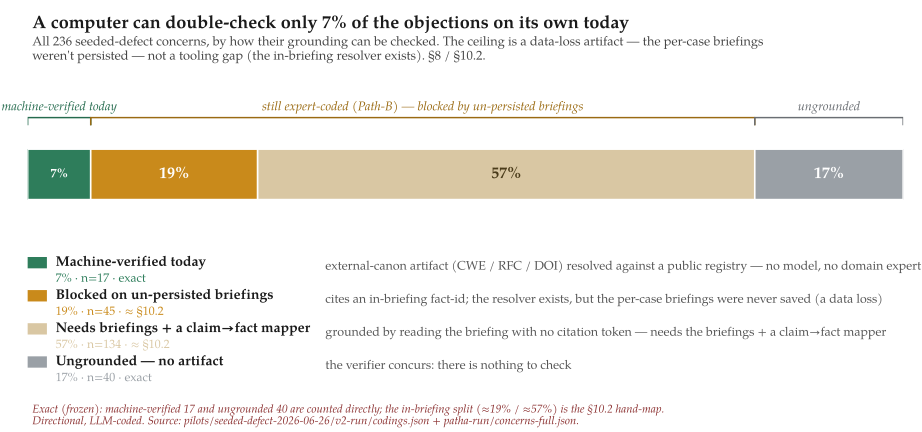

Generate this figure with Python:
#!/usr/bin/env python3
"""
fig3-verifier-ceiling.py — Figure 3 of the V2 governance preprint.

THE VERIFIER'S CEILING. A part-to-whole bar of all 236 seeded-defect concerns, split by
HOW their grounding can be checked. It is an integrity-positive figure: it depicts a
LIMITATION honestly, so a reader cannot over-read §8's verifier as "the verifier checks
the grounding" — today it mechanizes only the externally-checkable, explicitly-cited slice
(~7%); most concerns still rest on expert (LLM, Path-B) coding, and the ceiling is a
DATA-LOSS artifact (the per-case briefings weren't persisted), not a tooling gap. Supports §8 / §10.2.

DESIGN DISCIPLINE (Minard, the data-graphics reviewer):
  * Reproducible artifact — the two load-bearing buckets are read from FROZEN data, not
    typed in:  total concerns + the ungrounded count from
        ../../../seeded-defect-2026-06-26/v2-run/codings.json
    and the machine-verified (external-canon) count from
        ../../../seeded-defect-2026-06-26/patha-run/concerns-full.json
  * The middle split (in-briefing: blocked-on-briefings vs. prose-grounded) CANNOT be machine-
    derived for this corpus — the per-case briefings weren't persisted — so it is taken from
    the §10.2 hand-map and LABELLED approximate (≈). Exact vs. approximate is marked on
    the figure; we do not manufacture precision the data can't support.
  * Honest part-to-whole — shares sum to the real n=236; no truncation, no rounding that
    would make the machine-verified slice look bigger than 7%.

Usage:   python3 figures/fig3-verifier-ceiling.py
Output:  figures/fig3-verifier-ceiling.svg
"""

import json
import os

import matplotlib
matplotlib.use("Agg")
import matplotlib.pyplot as plt
from matplotlib.patches import Rectangle

HERE = os.path.dirname(os.path.abspath(__file__))
SD = os.path.join(HERE, "..", "..", "..", "seeded-defect-2026-06-26")
OUT = os.path.join(HERE, "fig3-verifier-ceiling.svg")

plt.rcParams["svg.fonttype"] = "none"
plt.rcParams["font.family"] = "serif"
plt.rcParams["font.serif"] = ["TeX Gyre Pagella", "Palatino", "DejaVu Serif"]


def main():
    # --- frozen anchors --------------------------------------------------------------
    codings = json.load(open(os.path.join(SD, "v2-run", "codings.json")))
    total = sum(len(rv["concerns"]) for case in codings for rv in case["reviews"])
    ungrounded = sum(1 for case in codings for rv in case["reviews"]
                     for c in rv["concerns"] if c.get("grounding") == "UNGROUNDED")
    external = len(json.load(open(os.path.join(SD, "patha-run", "concerns-full.json"))))

    # --- §10.2 hand-map for the in-briefing middle (briefings not persisted -> not machine-derivable) ---
    inbrief_blocked = round(total * 0.19)                     # ~19%, §10.2
    prose_grounded = total - external - ungrounded - inbrief_blocked   # remainder, ~57%

    segs = [
        # name, n, color, textcolor, exactness, meaning
        ("Machine-verified today", external, "#2e7d5b", "white", "exact",
         "external-canon artifact (CWE / RFC / DOI) resolved against a public registry — no model, no domain expert"),
        ("Blocked on un-persisted briefings", inbrief_blocked, "#c98a1b", "white", "≈ §10.2",
         "cites an in-briefing fact-id; the resolver exists, but the per-case briefings were never saved (a data loss)"),
        ("Needs briefings + a claim→fact mapper", prose_grounded, "#d9c7a3", "#4a3b1a", "≈ §10.2",
         "grounded by reading the briefing with no citation token — needs the briefings + a claim→fact mapper"),
        ("Ungrounded — no artifact", ungrounded, "#9aa0a6", "white", "exact",
         "the verifier concurs: there is nothing to check"),
    ]
    assert sum(s[1] for s in segs) == total, "segments must sum to total"

    fig, ax = plt.subplots(figsize=(9.6, 4.5))
    ax.set_xlim(0, 1)
    ax.set_ylim(0, 1)
    ax.axis("off")

    BAR_Y, BAR_H = 0.60, 0.16
    left = 0.0
    centers = []
    for name, n, color, tcol, exact, meaning in segs:
        w = n / total
        ax.add_patch(Rectangle((left, BAR_Y), w, BAR_H, facecolor=color,
                               edgecolor="white", linewidth=1.2))
        cx = left + w / 2
        centers.append((cx, w, color))
        # percent inside the segment; shrink the font for narrow segments rather than
        # floating it above (a leader into the group-bracket label collides)
        pct = f"{100*n/total:.0f}%"
        fs = 12 if w >= 0.11 else 9.5
        ax.text(cx, BAR_Y + BAR_H/2, pct, ha="center", va="center",
                color=tcol, fontsize=fs, fontweight="bold")
        left += w

    # --- group brackets above the bar ------------------------------------------------
    def bracket(x0, x1, y, label, color):
        ax.plot([x0, x0, x1, x1], [y-0.022, y, y, y-0.022], color=color, lw=1.1)
        ax.text((x0+x1)/2, y+0.012, label, ha="center", va="bottom", fontsize=9.5,
                color=color, fontstyle="italic")

    w0 = segs[0][1]/total
    w_mid = (segs[1][1]+segs[2][1])/total
    bracket(0, w0, 0.86, "machine-verified today", "#256b4e")
    bracket(w0, w0+w_mid, 0.86, "still expert-coded (Path-B) — blocked by un-persisted briefings", "#9a6a12")
    bracket(w0+w_mid, 1.0, 0.86, "ungrounded", "#6a6e73")

    # --- key below the bar -----------------------------------------------------------
    ky = 0.40
    for name, n, color, tcol, exact, meaning in segs:
        ax.add_patch(Rectangle((0.0, ky-0.018), 0.022, 0.036, facecolor=color, edgecolor="none"))
        ax.text(0.032, ky, f"{name}", ha="left", va="center", fontsize=10.5, fontweight="bold",
                color="#1a1a1a")
        ax.text(0.032, ky-0.052, f"{100*n/total:.0f}% · n={n} · {exact}", ha="left", va="center",
                fontsize=9, color=color)
        ax.text(0.34, ky-0.013, meaning, ha="left", va="center", fontsize=9.3, color="#555")
        ky -= 0.105

    # --- title / subtitle / caveat ---------------------------------------------------
    fig.suptitle("A computer can double-check only 7% of the objections on its own today",
                 x=0.035, y=0.965, ha="left", fontsize=13.5, fontweight="bold", color="#1a1a1a")
    fig.text(0.035, 0.895,
             f"All {total} seeded-defect concerns, by how their grounding can be checked. The ceiling is a "
             "data-loss artifact — the per-case briefings",
             ha="left", fontsize=9.6, color="#444")
    fig.text(0.035, 0.862, "weren't persisted — not a tooling gap (the in-briefing resolver exists). §8 / §10.2.",
             ha="left", fontsize=9.6, color="#444")

    fig.text(0.035, 0.045,
             f"Exact (frozen): machine-verified {external} and ungrounded {ungrounded} are counted directly; "
             "the in-briefing split (≈19% / ≈57%) is the §10.2 hand-map.",
             ha="left", fontsize=8.5, fontstyle="italic", color="#8a2f2f")
    fig.text(0.035, 0.018,
             "Directional, LLM-coded. Source: pilots/seeded-defect-2026-06-26/v2-run/codings.json + patha-run/concerns-full.json.",
             ha="left", fontsize=8.5, fontstyle="italic", color="#8a2f2f")

    plt.subplots_adjust(left=0.03, right=0.98, top=0.83, bottom=0.10)
    fig.savefig(OUT, format="svg")
    plt.close(fig)
    print(f"[fig3] wrote {os.path.relpath(OUT)}")
    print(f"[fig3] frozen anchors: total={total}, machine-verified(external)={external} "
          f"({100*external/total:.1f}%), ungrounded={ungrounded} ({100*ungrounded/total:.1f}%)")
    print(f"[fig3] §10.2 hand-map middle: blocked≈{inbrief_blocked} ({100*inbrief_blocked/total:.0f}%), "
          f"prose-grounded≈{prose_grounded} ({100*prose_grounded/total:.0f}%)")


if __name__ == "__main__":
    main()
